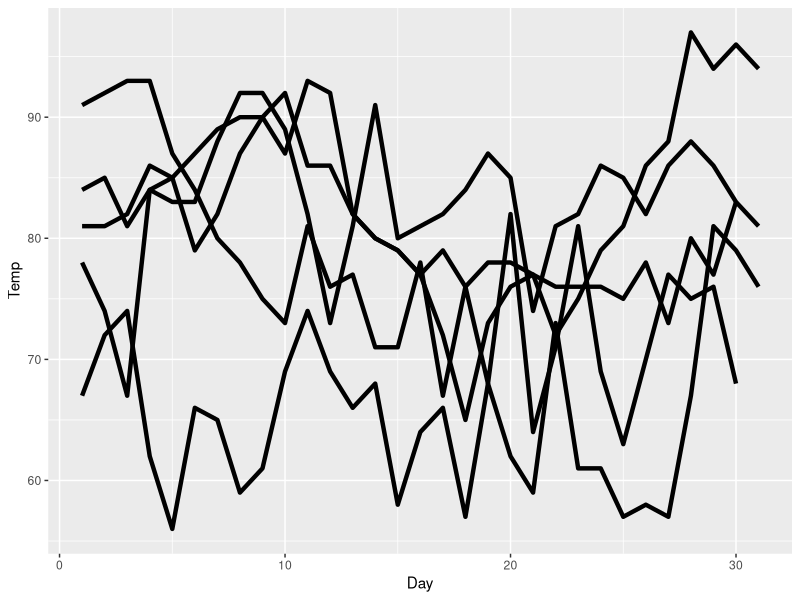
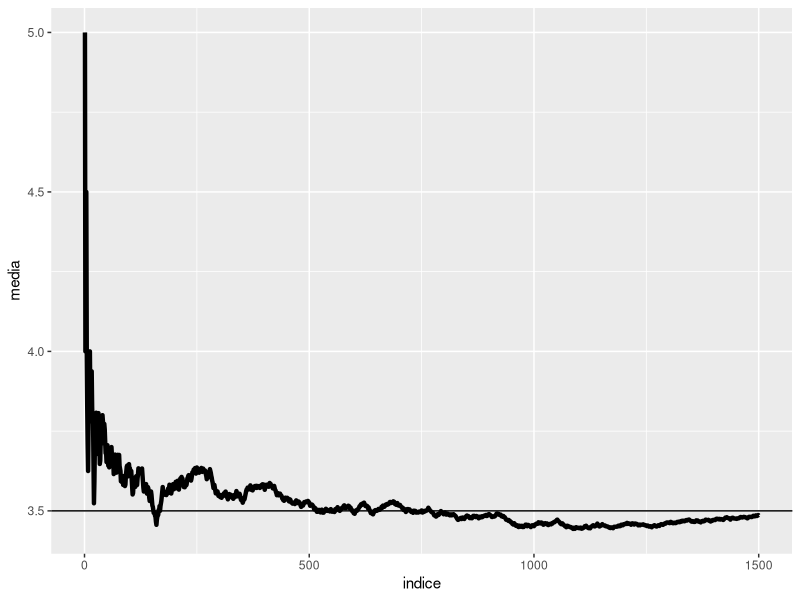

Recreate these plots in R, in order.
## ---- chunk 1
library(ggplot2)
library(gganimate)
library(dplyr)

airquality %>%
    ggplot() + 
    geom_line(aes(x = Day, y = Temp, group = Month),
            size = 1.5)

## agora geramos a animação
last_plot() + 
  transition_reveal(Day)

## ---- chunk 2
library(TeachingDemos)
library(tibble)

set.seed(10)
n = 1500
numeros = dice(rolls = n, ndice = 1)
numeros = numeros[[1]] # precisamos fazer isso porque a função dice() é louca
media = vector()

for(i in 1:n) {
  
  media[i] = mean(numeros[c(1:i)])
  #armazenamos a média das jogadas na i-ésima jogada
}

base = tibble(media = media,
              indice = seq(from = 1,
                           to = n,
                           by = 1))

base %>%
  ggplot(aes(x = indice, y = media)) +
  geom_line(size = 1.5) + 
  geom_hline(yintercept = 3.5) # linha vertical na experança

last_plot() +
  transition_reveal(indice)
